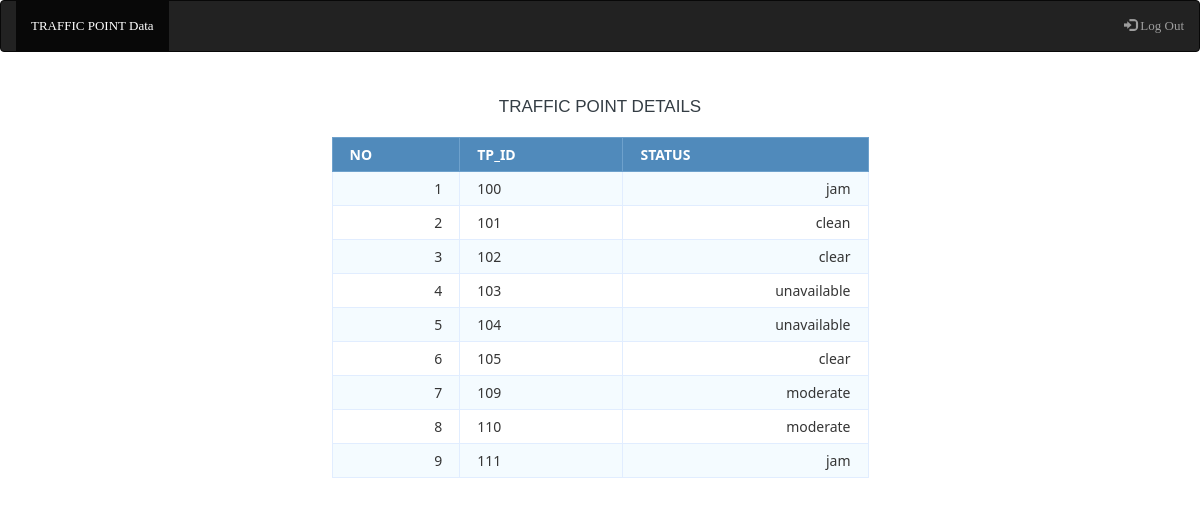
The app's page /disp_traffic_point_tb.php with its own data.
### tables this page shows
CREATE TABLE `traffic_point` (
  `id` int(8) NOT NULL,
  `TP_ID` varchar(10) NOT NULL,
  `STATUS` varchar(20) DEFAULT NULL
);

### disp_traffic_point_tb.php (the view, shortened to what this page needs)
<?php
$db_host = 'localhost';
$db_user = 'root';
$db_pass = '';
$db_name = 'traffic monitoring system';
$conn = mysqli_connect($db_host, $db_user, $db_pass, $db_name);
$sql = 'CALL tp_details';
$query = mysqli_query($conn, $sql);
?>
<html>
<head>
        <link rel="stylesheet" href="assets/fonts/stylesheet.css">
        <link rel="stylesheet" href="assets/css/bootstrap.min.css">
        <link rel="stylesheet" href="assets/css/style.css">
</head>
<body>
	         <nav class="navbar navbar-inverse">
  <div class="container-fluid">
    <ul class="nav navbar-nav">
      <li class="active"><a href="#">TRAFFIC POINT Data</a></li>
    </ul>
    <ul class="nav navbar-nav navbar-right">
      <li><a href="logout.php"><span class="glyphicon glyphicon-log-in"></span> Log Out</a></li>
    </ul>
  </div>
</nav>
	<h1>Traffic Point Details</h1>
	<table class="data-table">
		<thead>
			<tr>
				<th>NO</th>
				<th>TP_ID</th>
				<th>STATUS</th>
			</tr>
		</thead>
		<tbody>
		<?php
		$no 	= 1;
		while ($row = mysqli_fetch_array($query))
		{
			echo '<tr>
					<td>'.$no.'</td>
					<td>'.$row['TP_ID'].'</td>
					<td>'.$row['STATUS'].'</td>
				</tr>';
			$no++;
		}?>
		</tbody>
	</table>
</body>
</html>

### assets/css/style.css (style rules this page uses)
html, body { background-color: #fff; font-size: 15px; color: #565656; width: 100%; padding: 0; margin-left: 0; margin-right: 0; font-family: 'roboto', sans-serif; font-weight: 300; }
ol, ul { padding: 0; margin: 0; list-style: none; }
a, a:hover, a:active, a:focus { text-decoration: none; outline: none; }
a, button, a span { -webkit-transition: 0.2s ease-in-out; -o-transition: 0.2s ease-in-out; transition: 0.2s ease-in-out; }
*, *:before, *:after { -webkit-box-sizing: border-box; -moz-box-sizing: border-box; box-sizing: border-box; }
a, p { font-family: 'latolight'; }
h1, h2, h3 { font-weight: 300; margin: 0; }
h1 { font-size: 3rem; line-height: 4rem; font-weight: 300; }
.footer .fo_bottom_socail p, a { font-size: 13px; display: block; }

### disp_traffic_point_tb.php (style rules this page uses)
body { font-size: 15px; color: #343d44; font-family: "segoe-ui", "open-sans", tahoma, arial; padding: 0; margin: 0; }
table { margin: auto; font-family: "Lucida Sans Unicode", "Lucida Grande", "Segoe Ui"; font-size: 12px; }
h1 { margin: 25px auto 0; text-align: center; text-transform: uppercase; font-size: 17px; }
table td { transition: all .5s; }
.data-table { border-collapse: collapse; font-size: 14px; min-width: 537px; }
.data-table th, .data-table td { border: 1px solid #e1edff; padding: 7px 17px; }
.data-table thead th { background-color: #508abb; color: #FFFFFF; border-color: #6ea1cc !important; text-transform: uppercase; }
.data-table tbody td { color: #353535; }
.data-table tbody td:first-child, .data-table tbody td:nth-child(4), .data-table tbody td:last-child { text-align: right; }
.data-table tbody tr:nth-child(odd) td { background-color: #f4fbff; }

### records on screen
traffic_point: TP_ID "100", STATUS "jam"
traffic_point: TP_ID "101", STATUS "clean"
traffic_point: TP_ID "102", STATUS "clear"
traffic_point: TP_ID "103", STATUS "unavailable"
traffic_point: TP_ID "104", STATUS "unavailable"
traffic_point: TP_ID "105", STATUS "clear"
traffic_point: TP_ID "109", STATUS "moderate"
traffic_point: TP_ID "110", STATUS "moderate"
traffic_point: TP_ID "111", STATUS "jam"
